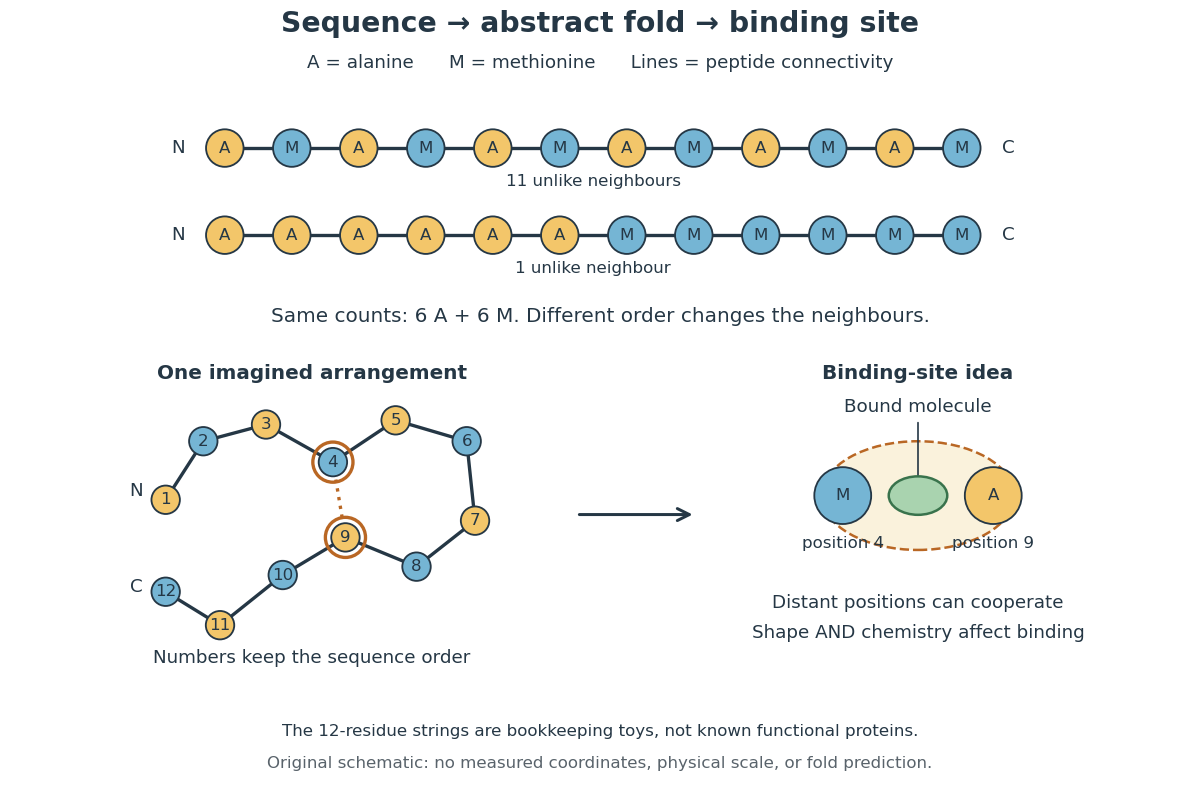

Write Python code to recreate this figure.
"""Original sequence/fold/binding schematic; no protein coordinates or predictor.

Tested with Python 3.14, Matplotlib 3.10.7 and NumPy 2.3.5.
Save the same-basename PNG in CWD for the repository's media rule.
"""

from collections import Counter
from pathlib import Path

import matplotlib

matplotlib.use("Agg")
import matplotlib.pyplot as plt
from matplotlib.patches import Circle, Ellipse, FancyArrowPatch
import numpy as np


SEQUENCE = "AMAMAMAMAMAM"
REORDERED = "AAAAAAMMMMMM"
COLORS = {"A": "#f3c66a", "M": "#75b5d4"}
INK = "#253745"
FOLD = np.array([
    [-2.0, .6], [-1.55, 1.3], [-.8, 1.5], [0., 1.05],
    [.75, 1.55], [1.6, 1.3], [1.7, .35], [1., -.2],
    [.15, .15], [-.6, -.3], [-1.35, -.9], [-2., -.5],
])


def chain(ax, points, sequence, radius=.17, labels="letters"):
    """Connect consecutive residues only; color always follows sequence order."""
    ax.plot(*points.T, color=INK, lw=2, zorder=1)
    for i, ((x, y), residue) in enumerate(zip(points, sequence, strict=True)):
        ax.add_patch(Circle((x, y), radius, facecolor=COLORS[residue],
                            edgecolor=INK, lw=1.1, zorder=3))
        ax.text(x, y, residue if labels == "letters" else str(i + 1),
                ha="center", va="center", fontsize=10, color=INK, zorder=4)


def main():
    assert Counter(SEQUENCE) == Counter(REORDERED) == {"A": 6, "M": 6}
    assert sum(a != b for a, b in zip(SEQUENCE, SEQUENCE[1:])) == 11
    assert sum(a != b for a, b in zip(REORDERED, REORDERED[1:])) == 1
    assert FOLD.shape == (12, 2) and np.isfinite(FOLD).all()
    assert len(np.unique(FOLD, axis=0)) == len(SEQUENCE)
    # Every circle is separate, and sequence positions 4 and 9 are non-neighbours.
    distances = np.linalg.norm(FOLD[:, None] - FOLD[None, :], axis=-1)
    assert distances[np.triu_indices(12, 1)].min() > 2 * .17
    assert np.linalg.norm(FOLD[3] - FOLD[8]) < .95

    fig = plt.figure(figsize=(10.0, 6.7), facecolor="white")
    plt.rcParams.update({"font.family": "DejaVu Sans", "text.color": INK})
    fig.text(.5, .96, "Sequence → abstract fold → binding site", ha="center",
             fontsize=17, weight="bold")
    fig.text(.5, .915, "A = alanine      M = methionine      Lines = peptide connectivity",
             ha="center", fontsize=11)

    ax = fig.add_axes([.08, .62, .84, .25])
    ax.set(xlim=(-1.3, 12.5), ylim=(-1.0, 2.0), aspect="equal")
    ax.axis("off")
    for y, sequence, label in [(1.35, SEQUENCE, "11 unlike neighbours"),
                                (.05, REORDERED, "1 unlike neighbour")]:
        points = np.column_stack([np.arange(12), np.full(12, y)])
        chain(ax, points, sequence, radius=.28)
        ax.text(-.7, y, "N", ha="center", va="center", fontsize=11)
        ax.text(11.7, y, "C", ha="center", va="center", fontsize=11)
        ax.text(5.5, y - .56, label, ha="center", fontsize=10)
    fig.text(.5, .60, "Same counts: 6 A + 6 M. Different order changes the neighbours.",
             ha="center", fontsize=12)

    folded = fig.add_axes([.06, .16, .40, .39])
    folded.set(xlim=(-2.6, 2.1), ylim=(-1.5, 2.25), aspect="equal")
    folded.axis("off")
    chain(folded, FOLD, SEQUENCE, labels="numbers")
    folded.text(-2.35, .65, "N", fontsize=11, ha="center")
    folded.text(-2.35, -.5, "C", fontsize=11, ha="center")
    for point in FOLD[[3, 8]]:
        folded.add_patch(Circle(point, .24, fill=False, edgecolor="#b96724", lw=2))
    folded.plot(*FOLD[[3, 8]].T, ls=":", color="#b96724", lw=2, zorder=2)
    folded.text(-.25, 2.04, "One imagined arrangement", ha="center", fontsize=12,
                weight="bold")
    folded.text(-.25, -1.35, "Numbers keep the sequence order", ha="center", fontsize=11)

    binding = fig.add_axes([.59, .16, .35, .39])
    binding.set(xlim=(-1.8, 1.8), ylim=(-1.5, 2.25), aspect="equal")
    binding.axis("off")
    binding.add_patch(Ellipse((0, .65), 2.3, 1.3, facecolor="#faf2dc",
                              edgecolor="#b96724", ls="--", lw=1.5))
    # A conceptual magnification of residues 4 and 9, not an atomic surface.
    chain(binding, np.array([[-.9, .65]]), "M", radius=.34)
    chain(binding, np.array([[.9, .65]]), "A", radius=.34)
    binding.text(-.9, .02, "position 4", ha="center", fontsize=10)
    binding.text(.9, .02, "position 9", ha="center", fontsize=10)
    binding.add_patch(Ellipse((0, .65), .7, .46, facecolor="#a9d3af",
                              edgecolor="#39734c", lw=1.5, zorder=4))
    binding.annotate("Bound molecule", xy=(0, .65), xytext=(0, 1.65),
                     ha="center", fontsize=11,
                     arrowprops={"arrowstyle": "->", "color": INK})
    binding.text(0, 2.04, "Binding-site idea", ha="center", fontsize=12, weight="bold")
    binding.text(0, -.70, "Distant positions can cooperate", ha="center", fontsize=11)
    binding.text(0, -1.05, "Shape AND chemistry affect binding", ha="center", fontsize=11)

    fig.add_artist(FancyArrowPatch((.48, .36), (.58, .36), transform=fig.transFigure,
                                   arrowstyle="->", mutation_scale=18, lw=1.8, color=INK))
    fig.text(.5, .085, "The 12-residue strings are bookkeeping toys, not known functional proteins.",
             ha="center", fontsize=10)
    fig.text(.5, .045, "Original schematic: no measured coordinates, physical scale, or fold prediction.",
             ha="center", fontsize=10, color="#59636b")
    output = Path.cwd() / (Path(__file__).stem + ".png")
    fig.savefig(output, dpi=120, facecolor="white", transparent=False)
    plt.close(fig)
    print(f"Wrote {output.name}: 1200 × 804 pixels")


if __name__ == "__main__":
    main()
